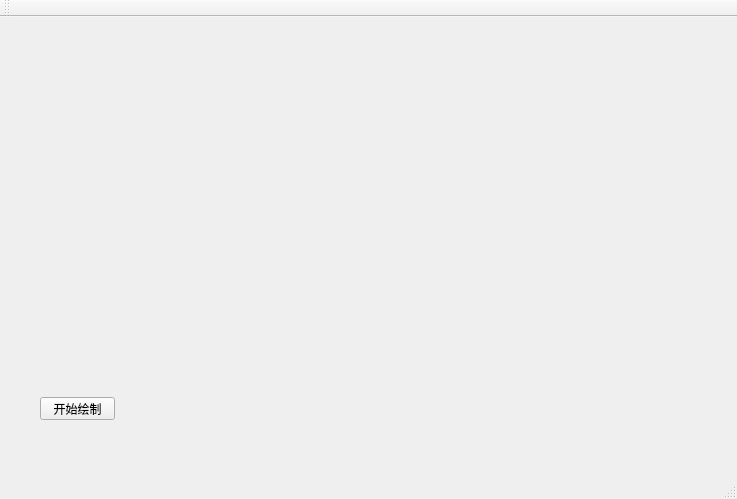
<?xml version="1.0" encoding="UTF-8"?>
<ui version="4.0">
 <class>MainWindow</class>
 <widget class="QMainWindow" name="MainWindow">
  <property name="geometry">
   <rect>
    <x>0</x>
    <y>0</y>
    <width>737</width>
    <height>499</height>
   </rect>
  </property>
  <property name="windowTitle">
   <string>MainWindow</string>
  </property>
  <widget class="QWidget" name="centralWidget">
   <widget class="QPushButton" name="pushButton">
    <property name="geometry">
     <rect>
      <x>40</x>
      <y>380</y>
      <width>75</width>
      <height>23</height>
     </rect>
    </property>
    <property name="text">
     <string>开始绘制</string>
    </property>
   </widget>
  </widget>
  <widget class="QMenuBar" name="menuBar">
   <property name="geometry">
    <rect>
     <x>0</x>
     <y>0</y>
     <width>737</width>
     <height>23</height>
    </rect>
   </property>
  </widget>
  <widget class="QToolBar" name="mainToolBar">
   <attribute name="toolBarArea">
    <enum>TopToolBarArea</enum>
   </attribute>
   <attribute name="toolBarBreak">
    <bool>false</bool>
   </attribute>
  </widget>
  <widget class="QStatusBar" name="statusBar"/>
 </widget>
 <layoutdefault spacing="6" margin="11"/>
 <resources/>
 <connections/>
</ui>
